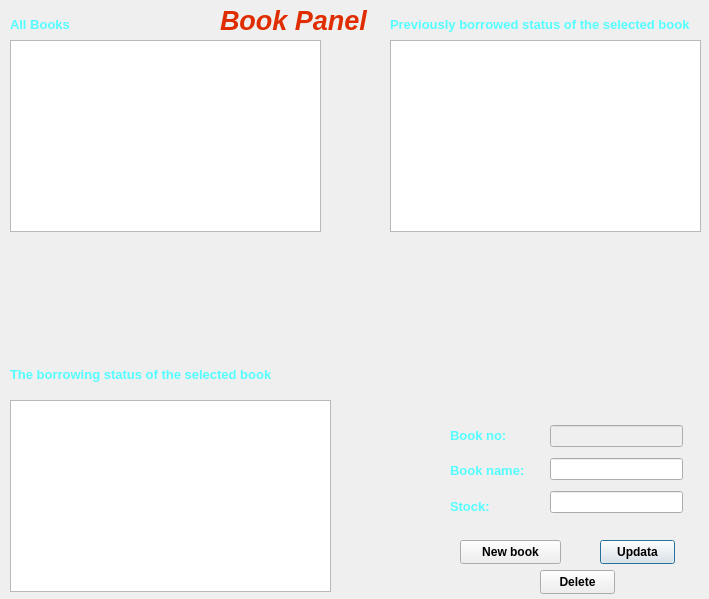
<?xml version="1.0" encoding="UTF-8"?>
<ui version="4.0">
 <class>book_panel</class>
 <widget class="QDialog" name="book_panel">
  <property name="geometry">
   <rect>
    <x>0</x>
    <y>0</y>
    <width>709</width>
    <height>599</height>
   </rect>
  </property>
  <property name="windowTitle">
   <string>Dialog</string>
  </property>
  <widget class="QTableView" name="tw_all">
   <property name="geometry">
    <rect>
     <x>10</x>
     <y>40</y>
     <width>311</width>
     <height>192</height>
    </rect>
   </property>
  </widget>
  <widget class="QTableView" name="tw_now">
   <property name="geometry">
    <rect>
     <x>10</x>
     <y>400</y>
     <width>321</width>
     <height>192</height>
    </rect>
   </property>
  </widget>
  <widget class="QTableView" name="tw_previously">
   <property name="geometry">
    <rect>
     <x>390</x>
     <y>40</y>
     <width>311</width>
     <height>192</height>
    </rect>
   </property>
  </widget>
  <widget class="QLabel" name="label_5">
   <property name="geometry">
    <rect>
     <x>220</x>
     <y>-10</y>
     <width>231</width>
     <height>61</height>
    </rect>
   </property>
   <property name="palette">
    <palette>
     <active>
      <colorrole role="WindowText">
       <brush brushstyle="SolidPattern">
        <color alpha="255">
         <red>223</red>
         <green>45</green>
         <blue>0</blue>
        </color>
       </brush>
      </colorrole>
     </active>
     <inactive>
      <colorrole role="WindowText">
       <brush brushstyle="SolidPattern">
        <color alpha="255">
         <red>223</red>
         <green>45</green>
         <blue>0</blue>
        </color>
       </brush>
      </colorrole>
     </inactive>
     <disabled/>
    </palette>
   </property>
   <property name="font">
    <font>
     <pointsize>20</pointsize>
     <italic>true</italic>
     <bold>true</bold>
    </font>
   </property>
   <property name="text">
    <string>Book Panel</string>
   </property>
  </widget>
  <widget class="QPushButton" name="btn_updata">
   <property name="geometry">
    <rect>
     <x>600</x>
     <y>540</y>
     <width>75</width>
     <height>24</height>
    </rect>
   </property>
   <property name="font">
    <font>
     <bold>true</bold>
    </font>
   </property>
   <property name="text">
    <string>Updata</string>
   </property>
  </widget>
  <widget class="QPushButton" name="btn_new">
   <property name="geometry">
    <rect>
     <x>460</x>
     <y>540</y>
     <width>101</width>
     <height>24</height>
    </rect>
   </property>
   <property name="font">
    <font>
     <bold>true</bold>
    </font>
   </property>
   <property name="text">
    <string>New book</string>
   </property>
  </widget>
  <widget class="QPushButton" name="btn_delete">
   <property name="geometry">
    <rect>
     <x>540</x>
     <y>570</y>
     <width>75</width>
     <height>24</height>
    </rect>
   </property>
   <property name="font">
    <font>
     <bold>true</bold>
    </font>
   </property>
   <property name="text">
    <string>Delete</string>
   </property>
  </widget>
  <widget class="QLabel" name="label_2">
   <property name="geometry">
    <rect>
     <x>10</x>
     <y>10</y>
     <width>119</width>
     <height>29</height>
    </rect>
   </property>
   <property name="palette">
    <palette>
     <active>
      <colorrole role="WindowText">
       <brush brushstyle="SolidPattern">
        <color alpha="255">
         <red>85</red>
         <green>255</green>
         <blue>255</blue>
        </color>
       </brush>
      </colorrole>
     </active>
     <inactive>
      <colorrole role="WindowText">
       <brush brushstyle="SolidPattern">
        <color alpha="255">
         <red>85</red>
         <green>255</green>
         <blue>255</blue>
        </color>
       </brush>
      </colorrole>
     </inactive>
     <disabled/>
    </palette>
   </property>
   <property name="font">
    <font>
     <pointsize>10</pointsize>
     <italic>false</italic>
     <bold>true</bold>
    </font>
   </property>
   <property name="text">
    <string>All Books</string>
   </property>
  </widget>
  <widget class="QLabel" name="label_6">
   <property name="geometry">
    <rect>
     <x>10</x>
     <y>360</y>
     <width>271</width>
     <height>29</height>
    </rect>
   </property>
   <property name="palette">
    <palette>
     <active>
      <colorrole role="WindowText">
       <brush brushstyle="SolidPattern">
        <color alpha="255">
         <red>85</red>
         <green>255</green>
         <blue>255</blue>
        </color>
       </brush>
      </colorrole>
     </active>
     <inactive>
      <colorrole role="WindowText">
       <brush brushstyle="SolidPattern">
        <color alpha="255">
         <red>85</red>
         <green>255</green>
         <blue>255</blue>
        </color>
       </brush>
      </colorrole>
     </inactive>
     <disabled/>
    </palette>
   </property>
   <property name="font">
    <font>
     <pointsize>10</pointsize>
     <italic>false</italic>
     <bold>true</bold>
    </font>
   </property>
   <property name="text">
    <string>The borrowing status of the selected book</string>
   </property>
  </widget>
  <widget class="QLabel" name="label_7">
   <property name="geometry">
    <rect>
     <x>390</x>
     <y>10</y>
     <width>321</width>
     <height>29</height>
    </rect>
   </property>
   <property name="palette">
    <palette>
     <active>
      <colorrole role="WindowText">
       <brush brushstyle="SolidPattern">
        <color alpha="255">
         <red>85</red>
         <green>255</green>
         <blue>255</blue>
        </color>
       </brush>
      </colorrole>
     </active>
     <inactive>
      <colorrole role="WindowText">
       <brush brushstyle="SolidPattern">
        <color alpha="255">
         <red>85</red>
         <green>255</green>
         <blue>255</blue>
        </color>
       </brush>
      </colorrole>
     </inactive>
     <disabled/>
    </palette>
   </property>
   <property name="font">
    <font>
     <pointsize>10</pointsize>
     <italic>false</italic>
     <bold>true</bold>
    </font>
   </property>
   <property name="text">
    <string>Previously borrowed status of the selected book</string>
   </property>
  </widget>
  <widget class="QLabel" name="label_8">
   <property name="geometry">
    <rect>
     <x>0</x>
     <y>0</y>
     <width>711</width>
     <height>601</height>
    </rect>
   </property>
   <property name="sizePolicy">
    <sizepolicy hsizetype="Maximum" vsizetype="Maximum">
     <horstretch>0</horstretch>
     <verstretch>0</verstretch>
    </sizepolicy>
   </property>
   <property name="styleSheet">
    <string notr="true">border-image: url(:/im_2/sora_1.png);</string>
   </property>
   <property name="text">
    <string/>
   </property>
  </widget>
  <widget class="QWidget" name="layoutWidget">
   <property name="geometry">
    <rect>
     <x>450</x>
     <y>420</y>
     <width>91</width>
     <height>101</height>
    </rect>
   </property>
   <layout class="QVBoxLayout" name="verticalLayout">
    <item>
     <widget class="QLabel" name="label">
      <property name="palette">
       <palette>
        <active>
         <colorrole role="WindowText">
          <brush brushstyle="SolidPattern">
           <color alpha="255">
            <red>85</red>
            <green>255</green>
            <blue>255</blue>
           </color>
          </brush>
         </colorrole>
        </active>
        <inactive>
         <colorrole role="WindowText">
          <brush brushstyle="SolidPattern">
           <color alpha="255">
            <red>85</red>
            <green>255</green>
            <blue>255</blue>
           </color>
          </brush>
         </colorrole>
        </inactive>
        <disabled/>
       </palette>
      </property>
      <property name="font">
       <font>
        <pointsize>10</pointsize>
        <italic>false</italic>
        <bold>true</bold>
       </font>
      </property>
      <property name="text">
       <string>Book no:</string>
      </property>
     </widget>
    </item>
    <item>
     <widget class="QLabel" name="label_3">
      <property name="palette">
       <palette>
        <active>
         <colorrole role="WindowText">
          <brush brushstyle="SolidPattern">
           <color alpha="255">
            <red>85</red>
            <green>255</green>
            <blue>255</blue>
           </color>
          </brush>
         </colorrole>
        </active>
        <inactive>
         <colorrole role="WindowText">
          <brush brushstyle="SolidPattern">
           <color alpha="255">
            <red>85</red>
            <green>255</green>
            <blue>255</blue>
           </color>
          </brush>
         </colorrole>
        </inactive>
        <disabled/>
       </palette>
      </property>
      <property name="font">
       <font>
        <pointsize>10</pointsize>
        <italic>false</italic>
        <bold>true</bold>
       </font>
      </property>
      <property name="text">
       <string>Book name:</string>
      </property>
     </widget>
    </item>
    <item>
     <widget class="QLabel" name="label_4">
      <property name="palette">
       <palette>
        <active>
         <colorrole role="WindowText">
          <brush brushstyle="SolidPattern">
           <color alpha="255">
            <red>85</red>
            <green>255</green>
            <blue>255</blue>
           </color>
          </brush>
         </colorrole>
        </active>
        <inactive>
         <colorrole role="WindowText">
          <brush brushstyle="SolidPattern">
           <color alpha="255">
            <red>85</red>
            <green>255</green>
            <blue>255</blue>
           </color>
          </brush>
         </colorrole>
        </inactive>
        <disabled/>
       </palette>
      </property>
      <property name="font">
       <font>
        <pointsize>10</pointsize>
        <italic>false</italic>
        <bold>true</bold>
       </font>
      </property>
      <property name="text">
       <string>Stock:</string>
      </property>
     </widget>
    </item>
   </layout>
  </widget>
  <widget class="QWidget" name="layoutWidget_2">
   <property name="geometry">
    <rect>
     <x>550</x>
     <y>420</y>
     <width>133</width>
     <height>101</height>
    </rect>
   </property>
   <layout class="QVBoxLayout" name="verticalLayout_2">
    <item>
     <widget class="QLineEdit" name="ln_no">
      <property name="enabled">
       <bool>false</bool>
      </property>
     </widget>
    </item>
    <item>
     <widget class="QLineEdit" name="ln_name"/>
    </item>
    <item>
     <widget class="QLineEdit" name="ln_stock"/>
    </item>
   </layout>
  </widget>
  <zorder>label_8</zorder>
  <zorder>tw_all</zorder>
  <zorder>tw_now</zorder>
  <zorder>tw_previously</zorder>
  <zorder>label_5</zorder>
  <zorder>btn_updata</zorder>
  <zorder>btn_new</zorder>
  <zorder>btn_delete</zorder>
  <zorder>label_2</zorder>
  <zorder>label_6</zorder>
  <zorder>label_7</zorder>
  <zorder>layoutWidget</zorder>
  <zorder>layoutWidget_2</zorder>
 </widget>
 <resources/>
 <connections/>
</ui>
